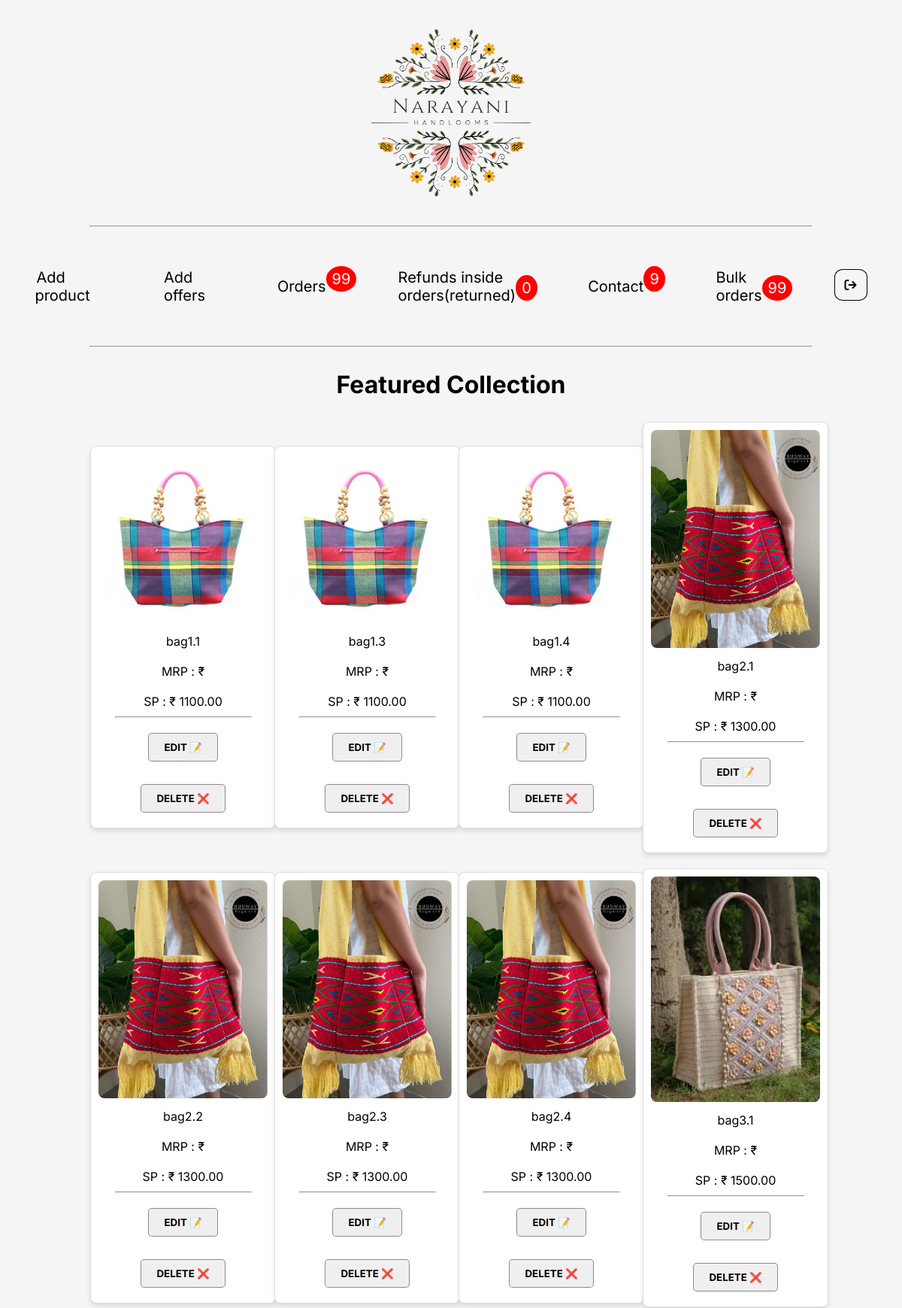
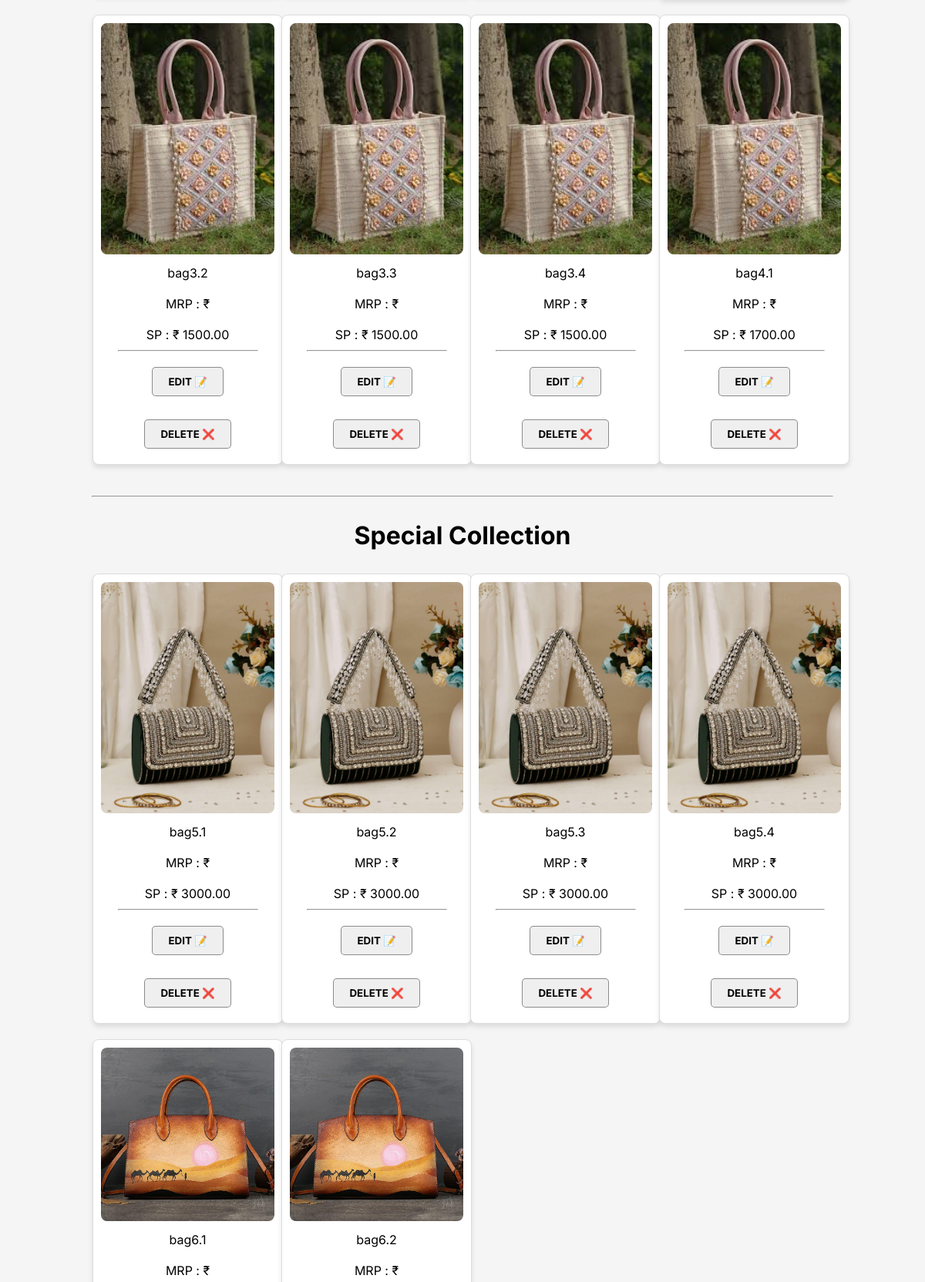
The page /admin_dash.php (signed in, upper part) on the database its author committed (2 pictures, top to bottom).
### tables this page shows
CREATE TABLE `products` (
  `product_id` int(11) NOT NULL,
  `product_name` varchar(50) NOT NULL,
  `product_type` varchar(25) NOT NULL,
  `product_desc` varchar(255) DEFAULT NULL,
  `product_material` varchar(255) DEFAULT NULL,
  `product_L` decimal(7,2) DEFAULT NULL,
  `product_W` decimal(7,2) DEFAULT NULL,
  `product_H` decimal(7,2) DEFAULT NULL,
  `product_weight` decimal(7,2) DEFAULT NULL,
  `product_capacity` decimal(7,2) DEFAULT NULL,
  `product_color` varchar(25) DEFAULT NULL,
  `product_price` decimal(8,2) DEFAULT NULL,
  `product_image` blob DEFAULT NULL,
  `created_at` datetime DEFAULT current_timestamp(),
  `product_count` int(11) NOT NULL
);

### admin_dash.php (the view, shortened to what this page needs)
<!DOCTYPE html>
<html lang="en">
<head>
    <link rel="stylesheet" href="admin_dash.css">
    <link rel="stylesheet" href="https://cdnjs.cloudflare.com/ajax/libs/font-awesome/6.7.2/css/all.min.css" />
</head>
<body>
    <div class="logo">
        <img src="images/Narayani-removebg.png" alt="logo">
    </div><hr class="logo-hr">
    <div class="nav">
        <ul>
            <li><a href="upload.php">Add product</a></li>
            <li>Add offers</li>
            <li>Orders<span class="cart-value">99</span></li>
            <li>Refunds inside orders(returned)<span class="cart-value">0</span></li>
            <li>Contact<span class="cart-value">9</span></li>
            <li>Bulk orders<span class="cart-value">99</span></li>
            <ol>
                <li>
                    <div class="logout-a">
                        <a href="logout.php" id="user-logout" data-tooltip="Logout">
                            <i class="fa-solid fa-arrow-right-from-bracket"></i>
                        </a>
                    </div>
                </li>
            </ol>
        </ul>
    </div><hr>
    <h1>Featured Collection</h1>
    <section class="special">
        <?php
          $conn = mysqli_connect('localhost', 'root', '', 'narayani', 4306);
          $result = mysqli_query($conn, "SELECT * FROM products WHERE product_type='Featured'");
          while ($row = mysqli_fetch_assoc($result)) {
              echo "<div class='card' onclick=\"window.open('admin_products.php?id=" . $row['product_id'] . "', '_blank')\">";
              echo "<img src='" . $row['product_image'] . "' alt='" . $row['product_name'] . "'>";
              echo "<p>" . $row['product_name'] . "</p>";
              echo "<p>MRP : ₹ " . $row['ori_price'] . "</p>";
              echo "<p>SP : ₹ " . $row['product_price'] . "</p><hr>";
              echo "<button>EDIT 📝</button>";
              echo "<button>DELETE ❌</button>";
              echo "</div></a>";
          }
        ?>
    </section><hr>
    <h1>Special Collection</h1>
    <section class="special">
        <?php
          $conn = mysqli_connect('localhost', 'root', '', 'narayani', 4306);
          $result = mysqli_query($conn, "SELECT * FROM products WHERE product_type='Special'");
          while ($row = mysqli_fetch_assoc($result)) {
              echo "<div class='card' onclick=\"window.open('admin_products.php?id=" . $row['product_id'] . "', '_blank')\">";
              echo "<img src='" . $row['product_image'] . "' alt='" . $row['product_name'] . "'>";
              echo "<p>" . $row['product_name'] . "</p>";
              echo "<p>MRP : ₹ " . $row['ori_price'] . "</p>";
              echo "<p>SP : ₹ " . $row['product_price'] . "</p><hr>";
              echo "<button>EDIT 📝</button>";
              echo "<button>DELETE ❌</button>";
              echo "</div></a>";
          }
        ?>
    </section><hr>
</body>
</html>

### admin_dash.css (style rules this page uses)
* { margin: 0px; padding: 0px; font-family: "Inter", serif; }
body { background-color: #f5f5f5; }
hr { width: 80%; margin: auto; }
h1 { display: flex; align-items: center; justify-content: center; margin: 30px 0; }
.logo { display: flex; align-items: center; justify-content: center; }
.logo > img { width: 300px; height: 300px; }
ul { display: flex; align-items: center; justify-content: center; list-style-type: none; margin: 10px 0; }
li { display: inline-block; margin: 0px 40px; padding: 5px 8px; }
ul > li { font-size: 20px; }
li > a { padding: 5px 10px; margin: 0px -8px; text-decoration: none; color: black; }
.logout-a > a { float: right; border: 1px solid black; padding: 10px 13px; border-radius: 25%; color: black; }
.nav { margin: 50px 0px; }
.cart-value { position: absolute; background-color: red; color: white; margin-top: -15px; padding: 5px 8px; border-radius: 50%; }
.special { display: grid; grid-template-columns: repeat(4, 1fr); gap: 20px; padding-bottom: 40px; justify-content: center; align-items: center; width: 80%; margin: auto; }
.card { width: 100%; max-width: 350px; text-align: center; padding: 10px; border: 1px solid #ddd; border-radius: 8px; box-shadow: 0 4px 6px rgba(0, 0, 0, 0.1); transition: transform 0.3s, box-shadow 0.3s; cursor: pointer; background-color: #fff; margin: auto; }
.card > button { padding: 10px 20px; margin: 20px 20px; cursor: pointer; margin-bottom: 10px; font-weight: bold; border: 1px solid rgba(0, 0, 0, 0.418); transition: .3s; border-radius: 5px; }
.card > img { width: 100%; height: auto; border-radius: 8px; }
.card > p { padding: 10px 0; }
.logout-a { position: relative; display: inline-block; }
.logout-a a::after { content: attr(data-tooltip); position: absolute; left: 50%; bottom: 120%; transform: translateX(-50%); background: rgba(58, 58, 58, 0.8); color: white; padding: 5px 8px; border-radius: 5px; white-space: nowrap; font-size: 14px; opacity: 0; visibility: hidden; transition: opacity 0.3s ease-in-out; font-family: "Inter", serif; font-weight: 400; }
@media (min-width: 1200px) { .special { grid-template-columns: repeat(4, 1fr); } }

### rows shown on the page
products: product_image (picture), product_name "bag1.1", product_price "1100.00"
products: product_image (picture), product_name "bag1.3", product_price "1100.00"
products: product_image (picture), product_name "bag1.4", product_price "1100.00"
products: product_image (picture), product_name "bag2.1", product_price "1300.00"
products: product_image (picture), product_name "bag2.2", product_price "1300.00"
products: product_image (picture), product_name "bag2.3", product_price "1300.00"
products: product_image (picture), product_name "bag2.4", product_price "1300.00"
products: product_image (picture), product_name "bag3.1", product_price "1500.00"
products: product_image (picture), product_name "bag3.2", product_price "1500.00"
products: product_image (picture), product_name "bag3.3", product_price "1500.00"
products: product_image (picture), product_name "bag3.4", product_price "1500.00"
products: product_image (picture), product_name "bag4.1", product_price "1700.00"
products: product_image (picture), product_name "bag5.1", product_price "3000.00"
products: product_image (picture), product_name "bag5.2", product_price "3000.00"
products: product_image (picture), product_name "bag5.3", product_price "3000.00"
products: product_image (picture), product_name "bag5.4", product_price "3000.00"
products: product_image (picture), product_name "bag6.1"
products: product_image (picture), product_name "bag6.2"
